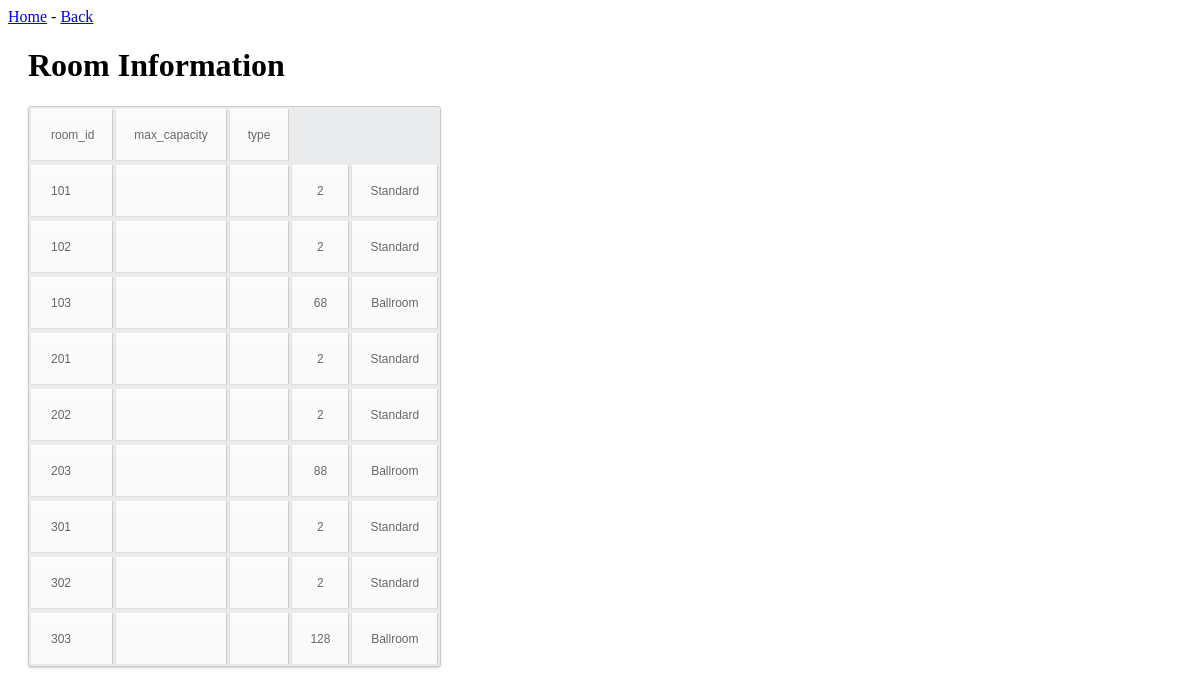
The app's page /web/getroominfo.php with its own data.
### tables this page shows
CREATE TABLE room (
	room_id            integer not null,
	max_capacity       integer,
	type               varchar(10),
	primary key (room_id)
);

### web/getroominfo.php (the view, shortened to what this page needs)
<!DOCTYPE html>
<html lang="en">
<head>
  <link rel="stylesheet" href="css/table.css"
</head>
<body>
<div>
<?php include 'return_to_home.php'?>
<?php echo ' - '.'<a href="getroominfo.html">Back</a>'?>
</div>
  <h1>Room Information</h1>
  <p>
    <?php
      class Room
      {
          private $room_id;
          private $cash_rate;
          private $point_rate;
          private $max_capacity;
          private $type;
          public function getRoomId()       { return $this->room_id; }
          public function getCashRate()     { return $this->cash_rate; }
          public function getPointRate()    { return $this->point_rate; }
          public function getMaxCapacity()  { return $this->max_capacity; }
          public function getType()         { return $this->type; }
      }
      function createTableRow(Room $room)
      {
          print "        <tr>\n";
          print "            <td>" . $room->getRoomId()       . "</td>\n";
          print "            <td>" . $room->getCashRate()     . "</td>\n";
          print "            <td>" . $room->getPointRate()    . "</td>\n";
          print "            <td>" . $room->getMaxCapacity()  . "</td>\n";
          print "            <td>" . $room->getType()         . "</td>\n";
          print "        </tr>\n";
      }
      $roomid = filter_input(INPUT_GET, "roomid");
      try {
        $con = new PDO("mysql:host=localhost;dbname=hotel",
                        "root", "");
        $con->setAttribute(PDO::ATTR_ERRMODE, PDO::ERRMODE_EXCEPTION);
        $query = "SELECT * FROM room";
        print "    <table border='1'>\n";
        $result = $con->query($query);
        $row = $result->fetch(PDO::FETCH_ASSOC);
        print "        <tr>\n";
        foreach ($row as $key => $value) {
            print "            <td>" . $key       . "</td>\n";
        }
        print "        </tr>\n";
        if (strlen($roomid) > 0) {
            $query = "SELECT * FROM room ".
                 "WHERE room_id = :roomid";
            $ps = $con->prepare($query);
            $ps->bindParam(':roomid', $roomid);
        }
        else {
            $ps = $con->prepare($query);
        }
        $ps->execute();
        $ps->setFetchMode(PDO::FETCH_CLASS, "Room");
        while ($room = $ps->fetch()) {
            print "        <tr>\n";
            createTableRow($room);
            print "        </tr>\n";
        }
        print "    </table>\n";
      } catch(PDOException $ex) {
        echo 'ERROR: '.$ex->getMessage();
      }
    ?>
  </p>
</body>
</html>

### web/css/table.css (style rules this page uses)
h1 { margin-left: 20px; }
table { font-family:Arial, Helvetica, sans-serif; color:#666; font-size:12px; text-shadow: 1px 1px 0px #fff; background:#eaebec; margin:20px; border:#ccc 1px solid; -moz-border-radius:3px; -webkit-border-radius:3px; border-radius:3px; -moz-box-shadow: 0 1px 2px #d1d1d1; -webkit-box-shadow: 0 1px 2px #d1d1d1; box-shadow: 0 1px 2px #d1d1d1; }
table tr { text-align: center; padding-left:20px; }
table tr td:first-child { text-align: left; padding-left:20px; border-left: 0; }
table tr td { padding:18px; border-top: 1px solid #ffffff; border-bottom:1px solid #e0e0e0; border-left: 1px solid #e0e0e0; background: #fafafa; background: -webkit-gradient(linear, left top, left bottom, from(#fbfbfb), to(#fafafa)); background: -moz-linear-gradient(top, #fbfbfb, #fafafa); }
table tr:last-child td { border-bottom:0; }
table tr:last-child td:first-child { -moz-border-radius-bottomleft:3px; -webkit-border-bottom-left-radius:3px; border-bottom-left-radius:3px; }
table tr:last-child td:last-child { -moz-border-radius-bottomright:3px; -webkit-border-bottom-right-radius:3px; border-bottom-right-radius:3px; }

### records on screen
room: room_id "101", max_capacity "2", type "Standard"
room: room_id "102", max_capacity "2", type "Standard"
room: room_id "103", max_capacity "68", type "Ballroom"
room: room_id "201", max_capacity "2", type "Standard"
room: room_id "202", max_capacity "2", type "Standard"
room: room_id "203", max_capacity "88", type "Ballroom"
room: room_id "301", max_capacity "2", type "Standard"
room: room_id "302", max_capacity "2", type "Standard"
room: room_id "303", max_capacity "128", type "Ballroom"

### other values on screen
$key "room_id"
$key "max_capacity"
$key "type"
